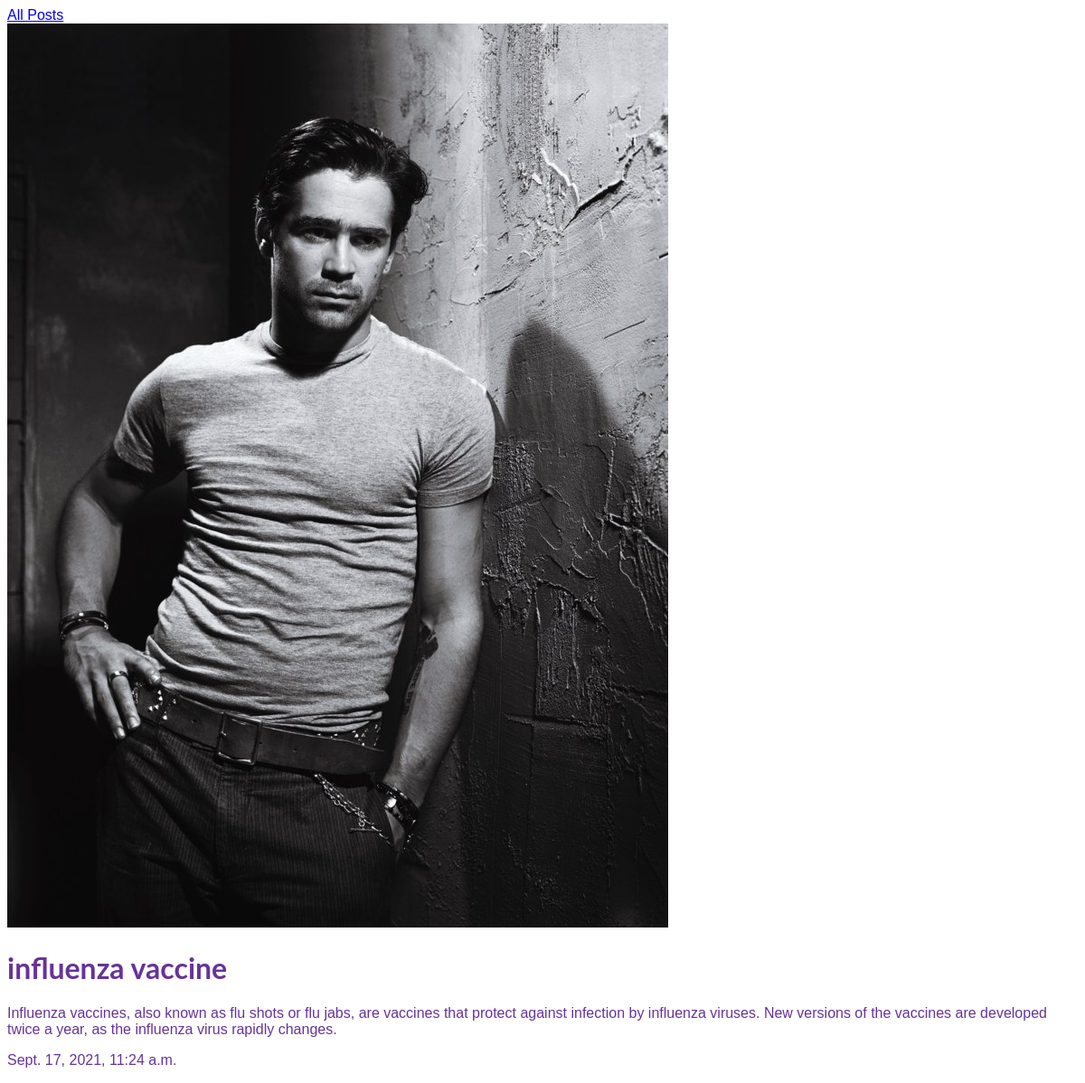
Page /articles/influenza_vaccine on the committed database.
### articles/models.py (models this page shows, shortened)
class Article(models.Model):
    name = models.CharField(max_length=100)
    slug = models.SlugField()
    body = models.TextField()
    date = models.DateTimeField(auto_now_add=True)
    image = models.ImageField(default='default.jpg', blank=True)

### articles/views.py (the view)
# urls.py: path('/<slug:slug>', views.article_detail, name="article_detail"),
def article_detail(request, slug):
    article = models.Article.objects.get(slug=slug)
    args = {'article': article}
    return render(request, 'articles/article_detail.html', args)

### articles/templates/articles/article_detail.html (shortened to what this page needs)
{% extends 'base.html' %}
{% load static %}
{% block content %}
    <img src="{{ article.image.url }}" alt="">
    <h1>{{ article.name }}</h1>
    <p>{{ article.body }}</p>
    <p>{{ article.date }}</p>
{% endblock %}

### static/app.css (style rules this page uses)
* { box-sizing: border-box; }
html { font-family: sans-serif; color: rebeccapurple; }
h1, h2, h3 { font-family: Lato, sans-serif; font-weight: bold; }

### rows in the picture
Article: image (picture), name "influenza vaccine", body "Influenza vaccines, also known as flu shots or flu jabs, are vaccines that protect against infection by influenza viruses. New versions of the vaccines are developed twice a year, as the influenza virus rapidly changes.", date "Sept. 17, 2021, 11:24 a.m."
